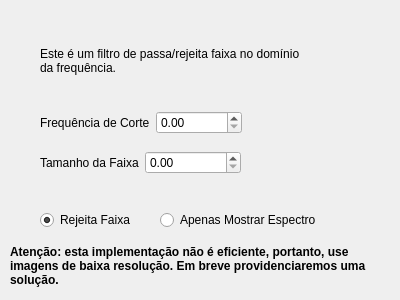
<?xml version="1.0" encoding="UTF-8"?>
<ui version="4.0">
 <class>BandPassIdealFreqFilterForm</class>
 <widget class="QWidget" name="BandPassIdealFreqFilterForm">
  <property name="geometry">
   <rect>
    <x>0</x>
    <y>0</y>
    <width>400</width>
    <height>300</height>
   </rect>
  </property>
  <property name="windowTitle">
   <string>Form</string>
  </property>
  <widget class="QRadioButton" name="inputReject">
   <property name="geometry">
    <rect>
     <x>40</x>
     <y>210</y>
     <width>102</width>
     <height>20</height>
    </rect>
   </property>
   <property name="text">
    <string>Rejeita Faixa</string>
   </property>
   <property name="checked">
    <bool>true</bool>
   </property>
  </widget>
  <widget class="QLabel" name="label">
   <property name="geometry">
    <rect>
     <x>40</x>
     <y>20</y>
     <width>261</width>
     <height>81</height>
    </rect>
   </property>
   <property name="text">
    <string>Este é um filtro de passa/rejeita faixa no domínio da frequência.</string>
   </property>
   <property name="wordWrap">
    <bool>true</bool>
   </property>
  </widget>
  <widget class="QLabel" name="labelWarning">
   <property name="geometry">
    <rect>
     <x>10</x>
     <y>240</y>
     <width>381</width>
     <height>51</height>
    </rect>
   </property>
   <property name="palette">
    <palette>
     <active>
      <colorrole role="ButtonText">
       <brush brushstyle="SolidPattern">
        <color alpha="255">
         <red>248</red>
         <green>8</green>
         <blue>31</blue>
        </color>
       </brush>
      </colorrole>
     </active>
     <inactive>
      <colorrole role="ButtonText">
       <brush brushstyle="SolidPattern">
        <color alpha="255">
         <red>248</red>
         <green>8</green>
         <blue>31</blue>
        </color>
       </brush>
      </colorrole>
     </inactive>
     <disabled>
      <colorrole role="ButtonText">
       <brush brushstyle="SolidPattern">
        <color alpha="255">
         <red>148</red>
         <green>148</green>
         <blue>148</blue>
        </color>
       </brush>
      </colorrole>
     </disabled>
    </palette>
   </property>
   <property name="font">
    <font>
     <weight>75</weight>
     <bold>true</bold>
    </font>
   </property>
   <property name="text">
    <string>Atenção: esta implementação não é eficiente, portanto, use imagens de baixa resolução. Em breve providenciaremos uma solução.</string>
   </property>
   <property name="wordWrap">
    <bool>true</bool>
   </property>
  </widget>
  <widget class="QWidget" name="layoutWidget">
   <property name="geometry">
    <rect>
     <x>40</x>
     <y>110</y>
     <width>202</width>
     <height>26</height>
    </rect>
   </property>
   <layout class="QHBoxLayout" name="horizontalLayout">
    <item>
     <widget class="QLabel" name="labelCutOff">
      <property name="text">
       <string>Frequência de Corte</string>
      </property>
     </widget>
    </item>
    <item>
     <widget class="QDoubleSpinBox" name="inputCutOffFreq"/>
    </item>
   </layout>
  </widget>
  <widget class="QWidget" name="layoutWidget">
   <property name="geometry">
    <rect>
     <x>40</x>
     <y>150</y>
     <width>201</width>
     <height>26</height>
    </rect>
   </property>
   <layout class="QHBoxLayout" name="horizontalLayout_2">
    <item>
     <widget class="QLabel" name="labelFreqBand">
      <property name="text">
       <string>Tamanho da Faixa</string>
      </property>
     </widget>
    </item>
    <item>
     <widget class="QDoubleSpinBox" name="inputFreqBand"/>
    </item>
   </layout>
  </widget>
  <widget class="QRadioButton" name="inputShowSpectrum">
   <property name="geometry">
    <rect>
     <x>160</x>
     <y>210</y>
     <width>181</width>
     <height>20</height>
    </rect>
   </property>
   <property name="text">
    <string>Apenas Mostrar Espectro</string>
   </property>
   <property name="autoExclusive">
    <bool>false</bool>
   </property>
  </widget>
 </widget>
 <resources/>
 <connections/>
</ui>
